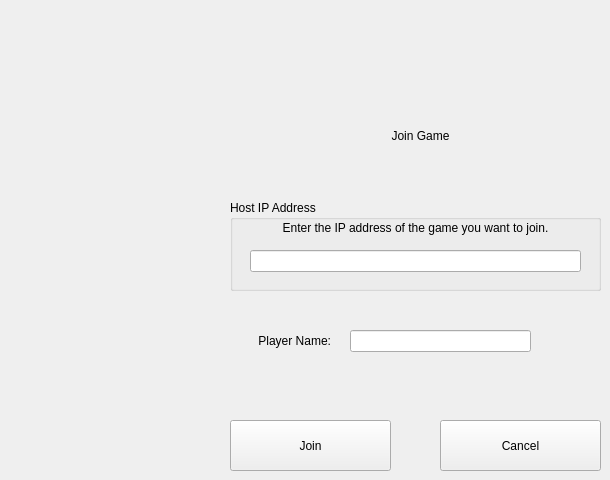
   <widget class="QWidget" name="joinGameMenu">
    <widget class="QLineEdit" name="newPlayerName">
     <property name="geometry">
      <rect>
       <x>350</x>
       <y>330</y>
       <width>181</width>
       <height>22</height>
      </rect>
     </property>
    </widget>
    <widget class="QPushButton" name="joinGameButton_3">
     <property name="geometry">
      <rect>
       <x>230</x>
       <y>420</y>
       <width>161</width>
       <height>51</height>
      </rect>
     </property>
     <property name="text">
      <string>Join</string>
     </property>
    </widget>
    <widget class="QLabel" name="playerNameLabel_3">
     <property name="geometry">
      <rect>
       <x>200</x>
       <y>320</y>
       <width>131</width>
       <height>41</height>
      </rect>
     </property>
     <property name="text">
      <string>Player Name:</string>
     </property>
     <property name="alignment">
      <set>Qt::AlignRight|Qt::AlignTrailing|Qt::AlignVCenter</set>
     </property>
    </widget>
    <widget class="QGroupBox" name="hostIpAddressBox_3">
     <property name="geometry">
      <rect>
       <x>230</x>
       <y>200</y>
       <width>371</width>
       <height>91</height>
      </rect>
     </property>
     <property name="title">
      <string>Host IP Address</string>
     </property>
     <widget class="QLabel" name="gameIPInstruction">
      <property name="geometry">
       <rect>
        <x>20</x>
        <y>20</y>
        <width>331</width>
        <height>16</height>
       </rect>
      </property>
      <property name="text">
       <string>Enter the IP address of the game you want to join.</string>
      </property>
      <property name="alignment">
       <set>Qt::AlignCenter</set>
      </property>
     </widget>
     <widget class="QLineEdit" name="gameIPInput">
      <property name="geometry">
       <rect>
        <x>20</x>
        <y>50</y>
        <width>331</width>
        <height>22</height>
       </rect>
      </property>
      <property name="alignment">
       <set>Qt::AlignCenter</set>
      </property>
     </widget>
    </widget>
    <widget class="QPushButton" name="cancelJoinButton">
     <property name="geometry">
      <rect>
       <x>440</x>
       <y>420</y>
       <width>161</width>
       <height>51</height>
      </rect>
     </property>
     <property name="text">
      <string>Cancel</string>
     </property>
    </widget>
    <widget class="QLabel" name="joinGameLabel">
     <property name="geometry">
      <rect>
       <x>240</x>
       <y>100</y>
       <width>361</width>
       <height>71</height>
      </rect>
     </property>
     <property name="styleSheet">
      <string notr="true">font: 20pt &quot;MS Shell Dlg 2&quot;;</string>
     </property>
     <property name="text">
      <string>Join Game</string>
     </property>
     <property name="alignment">
      <set>Qt::AlignCenter</set>
     </property>
    </widget>
   </widget>
